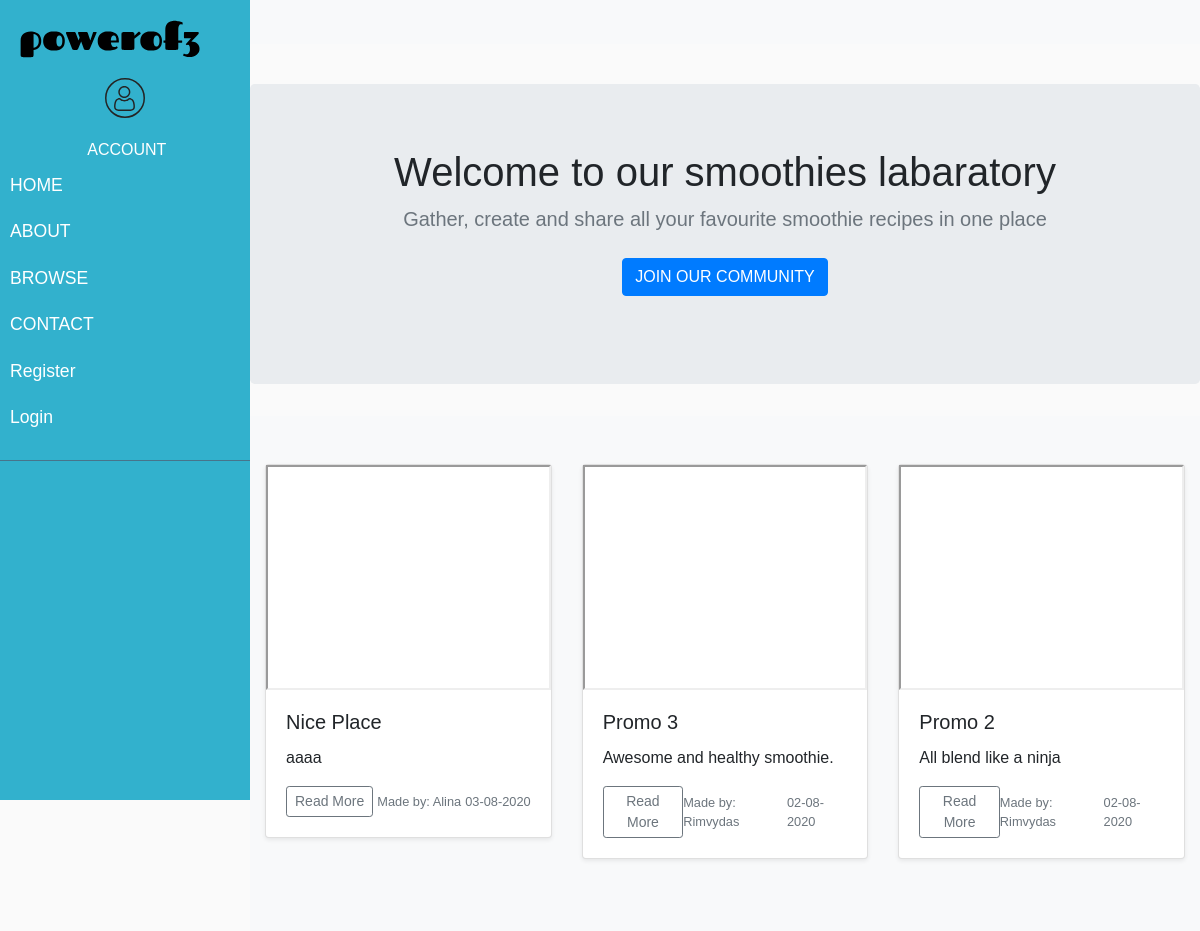
Before: / with the older database file.
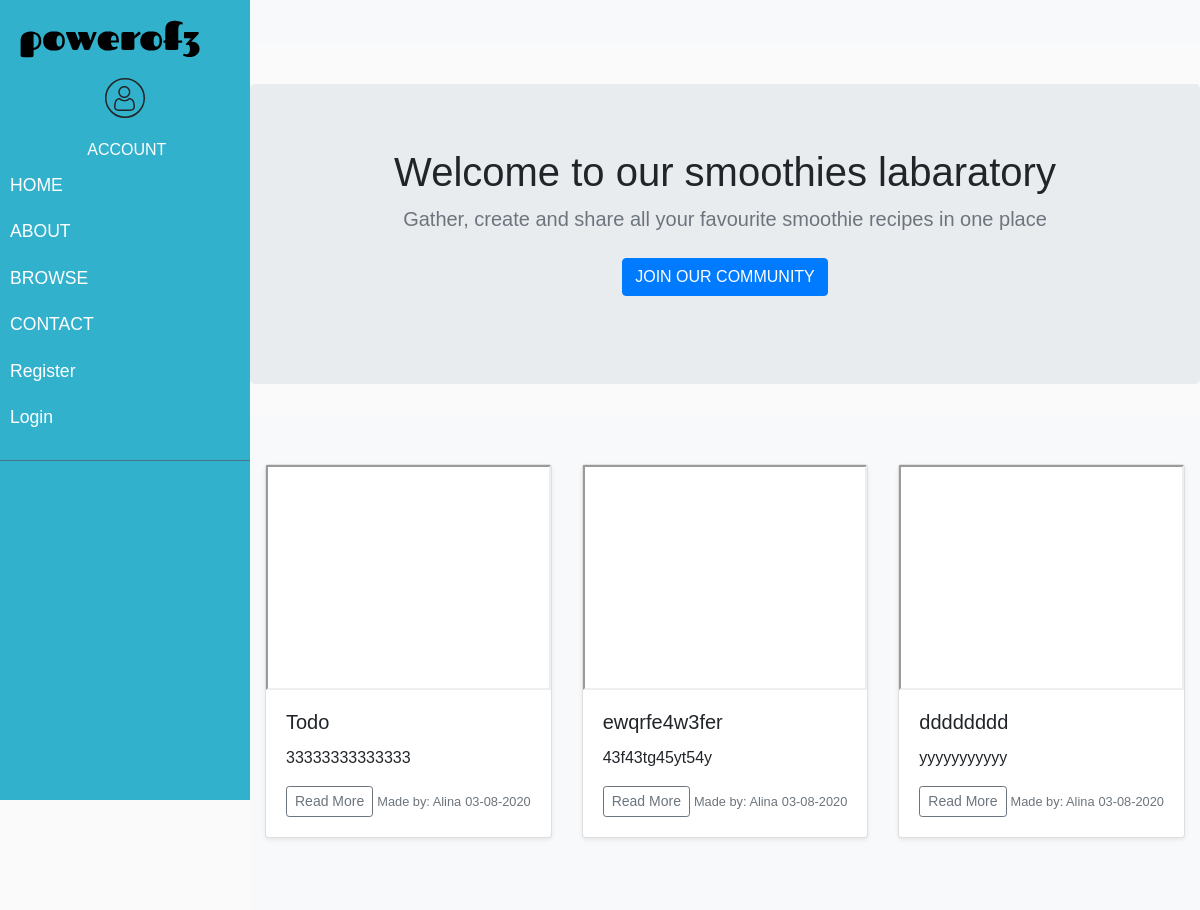
After: the same page with the newer database file.
### po3/models.py (models this page shows, shortened)
class Recipe(db.Model):
    users = db.relationship(User)
    id = db.Column(db.Integer,primary_key=True)
    user_id = db.Column(db.Integer,db.ForeignKey('users.id'))
    date = db.Column(db.DateTime,nullable=False,default=datetime.today)
    title = db.Column(db.String(140),nullable=False)
    description = db.Column(db.Text,nullable=False)
    ingriedient1 = db.Column(db.String(16),nullable=False)
    ingriedient2 = db.Column(db.String(16),nullable=False)
    ingriedient3 = db.Column(db.String(16),nullable=False)
    smoothie_video = db.Column(db.String(128),nullable=False)

class User(db.Model,UserMixin):
    __tablename__ = 'users'
    id = db.Column(db.Integer,primary_key=True)
    email = db.Column(db.String(128),unique=True,index=True,nullable=False)
    username = db.Column(db.String(32),nullable=False,unique=True)
    password_hash = db.Column(db.String(128))
    first_name = db.Column(db.String(64),nullable=False)
    last_name = db.Column(db.String(64),nullable=False)
    profile_image = db.Column(db.String(128),default='default.svg')
    short_story = db.Column(db.Text(),default="This is my short story")
    recipes = db.relationship('Recipe',backref='chef',lazy=True)

### po3/core/views.py (the view)
@core.route('/')
def index():
    page = request.args.get('page',1,type=int)
    recipe_cards = Recipe.query.order_by(Recipe.date.desc()).paginate(page=page,per_page=3)
    return render_template('index.html',recipe_cards=recipe_cards)

### po3/templates/index.html
{% extends 'base.html' %}
{% block content %}
<section class="jumbotron justify-content-center text-center">
    <div class="container">
      <h1>Welcome to our smoothies labaratory</h1>
      <p class="lead text-muted">Gather, create and share all your favourite smoothie recipes in one place</p>
      <p>
        <a href="{{url_for('users.register')}}" class="btn btn-primary my-2">JOIN OUR COMMUNITY</a>
      </p>
    </div>
  </section>
  <div class="album py-5 bg-light">
    <div class="container">
      <div class="row">
        {% for recipe in recipe_cards.items %}
        <div class="col-md-4">
          <div class="card mb-4 shadow-sm">
            <iframe width="100%" height="225" src="{{recipe.smoothie_video}}"></iframe>
            <div class="card-body">
              <h5 class="card-title">{{recipe.title}}</h5>
              <p class="card-text">{{recipe.description|truncate(50)}}</p>
              <div class="d-flex justify-content-between align-items-center">
                <div class="btn-group">
                  <button type="button" class="btn btn-sm btn-outline-secondary"><a href="{{url_for('recipe_cards.recipe_card',recipe_card_id=recipe.id)}}">Read More</a></button>
                </div>
                <small class="text-muted">Made by: <a href="{{url_for('users.user_recipes',username=recipe.chef.username)}}">{{recipe.chef.first_name}}</a></small>
                <small class="text-muted">{{recipe.date.strftime('%d-%m-%Y')}}</small>
              </div>
            </div>
          </div>
        </div>
        {% endfor %}
      </div>
    </div>
  </div>
{% endblock %}

### po3/templates/base.html (shortened to what this page needs)
<!DOCTYPE html>
<html lang="en-US">
<head>
    <link rel="stylesheet" href="https://stackpath.bootstrapcdn.com/bootstrap/4.5.0/css/bootstrap.min.css">
    <link rel="stylesheet" href="https://maxst.icons8.com/vue-static/landings/line-awesome/line-awesome/1.3.0/css/line-awesome.min.css">
    <link rel="stylesheet" href="{{ url_for('static', filename='css/style.css') }}">
</head>
<body>
    <div class="wrapper">
        <nav id="sidebar">
            <div class="sidebar-header">
                <img src="{{ url_for('static',filename='img/logo.svg') }}">
            </div>
            <div class="profile-picture text-center">
                {% if current_user.is_authenticated %}
                <img src="{{url_for('static',filename='profile_pics/'+current_user.profile_image)}}">
                {% else %}
                <img src="{{url_for('static',filename='profile_pics/default.svg')}}">
                {% endif %}
            </div>
            <ul class="list-unstyled components">
                <div class="text-center"><img class="profile-pic">
                    <span class="text-capitalize">
                        <a class="text-uppercase" href="{{url_for('users.account')}}">account</a>
                    </span>
                </div>
                <li>
                    <a class="text-uppercase" href="{{url_for('core.index')}}">home</a>
                </li>
                <li>
                    <a class="text-uppercase" href="{{url_for('core.about')}}">about</a>
                </li>
                <li>
                    <a class="text-uppercase" href="{{url_for('core.all_recipes')}}">browse</a>
                </li>
                <li>
                    <a class="text-uppercase" href="{{url_for('core.contact')}}">contact</a>
                </li>
                {% if current_user.is_authenticated %}
                <li class="nav-item">
                    <a class="nav-link" href="{{url_for('users.logout')}}">Log out</a>
                </li>
                {% else %}
                <li class="nav-item">
                    <a class="nav-link" href="{{url_for('users.register')}}">Register</a>
                </li>
                <li class="nav-item">
                    <a class="nav-link" href="{{url_for('users.login')}}">Login</a>
                </li>
                {% endif %}
            </ul>
        </nav>
        <div id="recipes">
            <nav class="navbar navbar-expand bg-light">
                <div class="container-fluid">
                    <button type="button" id="sidebarCollapse" class="btn">
                    </button>
                </div>
            </nav>
            {% block content %}
            {% endblock %}
        </div>
    </div>
</body>
</html>

### po3/static/css/style.css (style rules this page uses)
:root { --mainBlack: #242424; --mainBlue: #32B1CD; --mainPink: #D14398; --mainWhite: #FAFAFA; --mainGrey: #3D4849; --mainFont: 'Roboto'; --secondFont: 'Ubuntu'; }
html { height: 100vh; }
body { font-family: 'Arial'; background: var(--mainWhite); }
a, a:hover, a:focus { color: inherit; text-decoration: none; transition: all 0.3s; }
.navbar { padding: 15px 10px; background: #fff; border: none; border-radius: 0; margin-bottom: 40px; }
#recipes { width: 100%; }
.wrapper { display: flex; width: 100%; align-items: stretch; }
#sidebar { min-width: 250px; max-width: 250px; background: var(--mainBlue); color: #fff; transition: all 0.3s; height: 100vh; }
#sidebar .sidebar-header { padding: 20px; }
#sidebar ul.components { padding: 20px 0; border-bottom: 1px solid #47748b; }
#sidebar ul li a { padding: 10px; font-size: 1.1em; display: block; }

Changed rows visible on the page:
no longer on this page (row unchanged): Recipe: title "Nice Place", description "aaaa", chef.first_name "Alina", date "03-08-2020"
no longer on this page (row unchanged): Recipe: title "Promo 3", description "Awesome and healthy smoothie.", chef.first_name "Rimvydas", date "02-08-2020"
removed Recipe: title "Promo 2", description "All blend like a ninja", chef.first_name "Rimvydas", date "02-08-2020"
added Recipe: title "Todo", description "33333333333333", chef.first_name "Alina", date "03-08-2020"
added Recipe: title "ewqrfe4w3fer", description "43f43tg45yt54y", chef.first_name "Alina", date "03-08-2020"
added Recipe: title "dddddddd", description "yyyyyyyyyyy", chef.first_name "Alina", date "03-08-2020"
